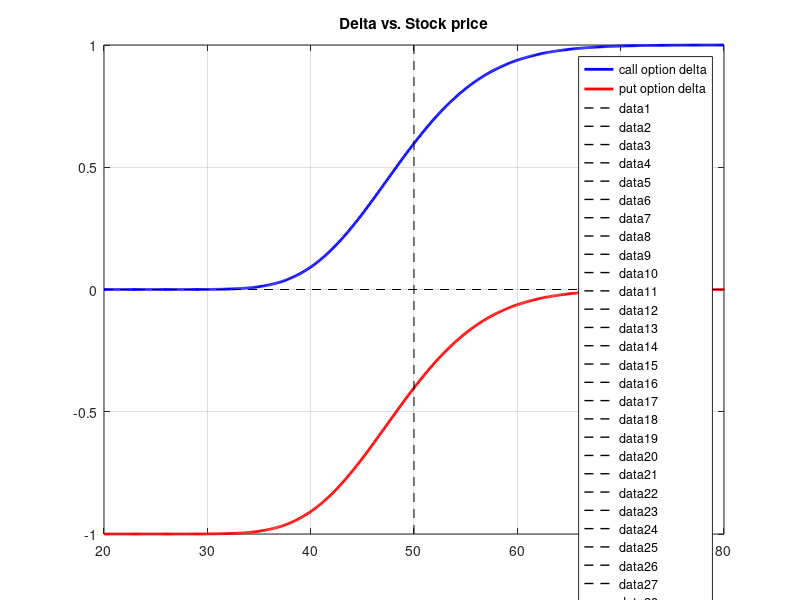

The MATLAB source for this figure: (Note: this script raises an error after producing the figure.)
%% Delta of call & put options
X=50;
R=0.05;
T=.5;
SIG=.2;
DIV=0;
S=20:.1:80;
[C,P]=blsdelta(S,X,R,T,SIG,DIV);

plot(S,C,'-blue','LineWidth',2);
hold on;
plot(S,P,'-red','LineWidth',2);
legend('call option delta','put option delta');

plot(X,(-1:.01:1),'--black','LineWidth',1);
grid on;
title('Delta vs. Stock price');
line(xlim, [0,0], 'LineStyle','--', 'Color', 'k')
line([X X] , ylim, 'LineStyle','--', 'Color', 'k')
hold off

%% Gamma of call & put options
X=50;
R=0.05;
T=.5;
SIG=.2;
DIV=0;
S=20:.1:100;
GAMMA=blsgamma(S,X,R,T,SIG,DIV);

plot(S,GAMMA,'-blue','LineWidth',2);
legend('option gamma');
line([X X] , ylim, 'LineStyle','--', 'Color', 'k')
grid on;
title('Gamma vs. Stock price');
hold off


%% Rho of call & put options
X=50;
R=0.05;
T=.5;
SIG=.2;
DIV=0;
S=20:.1:80;
[C,P]=blsrho(S,X,R,T,SIG,DIV);

plot(S,C,'-blue','LineWidth',2);
hold on;
plot(S,P,'-red','LineWidth',2);
legend('call option rho','put option rho');
grid on;
plot(xlim,[0 0],'--black');
title('Rho vs. Stock price');
line([X X] , ylim, 'LineStyle','--', 'Color', 'k')
hold off


%% Theta of call & put options
X=50;
R=0.05;
T=.5;
SIG=.2;
DIV=0;
S=20:.1:80;
[C,P]=blstheta(S,X,R,T,SIG,DIV);

plot(S,C,'-blue','LineWidth',2);
hold on;
plot(S,P,'-red','LineWidth',2);
legend('call option theta','put option theta');
grid on;
title('Theta vs. Stock price');
line(xlim, [0,0], 'LineStyle','--', 'Color', 'k')
line([X X] , ylim, 'LineStyle','--', 'Color', 'k')
hold off

%% Vega of call & put options
X=50;
R=0.05;
T=.5;
SIG=.2;
DIV=0;
S=20:.1:100;
VEGA=blsvega(S,X,R,T,SIG,DIV);

plot(S,VEGA,'-blue','LineWidth',2);
hold on;
legend('option vega');
line([X X] , ylim, 'LineStyle','--', 'Color', 'k')
grid on;
title('Vega vs. Stock price');
hold off

